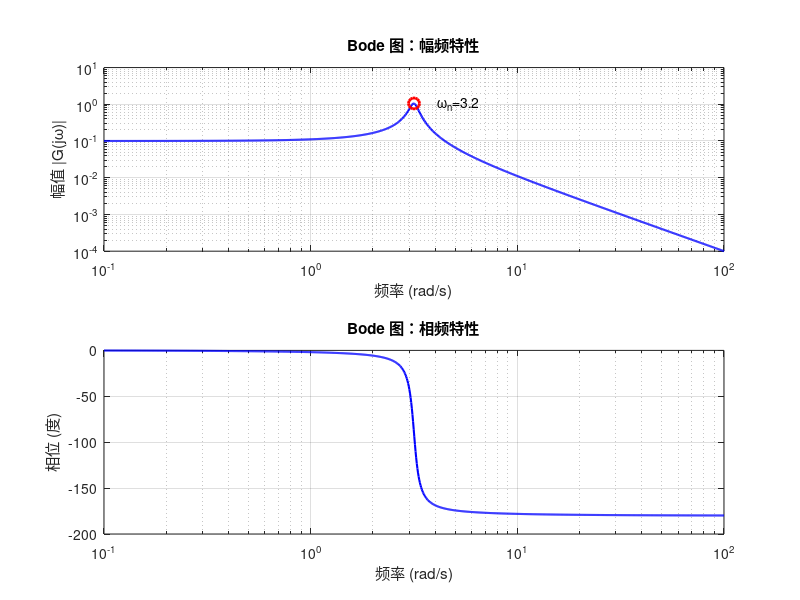
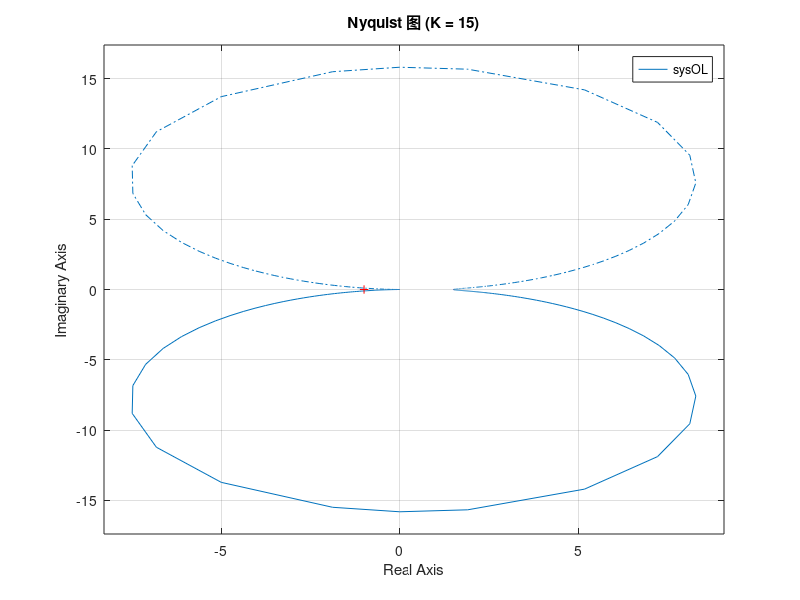
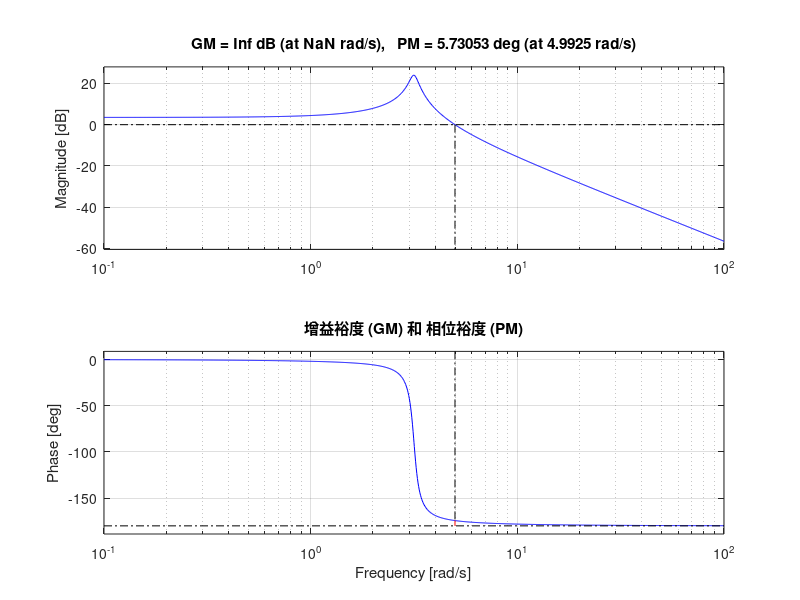
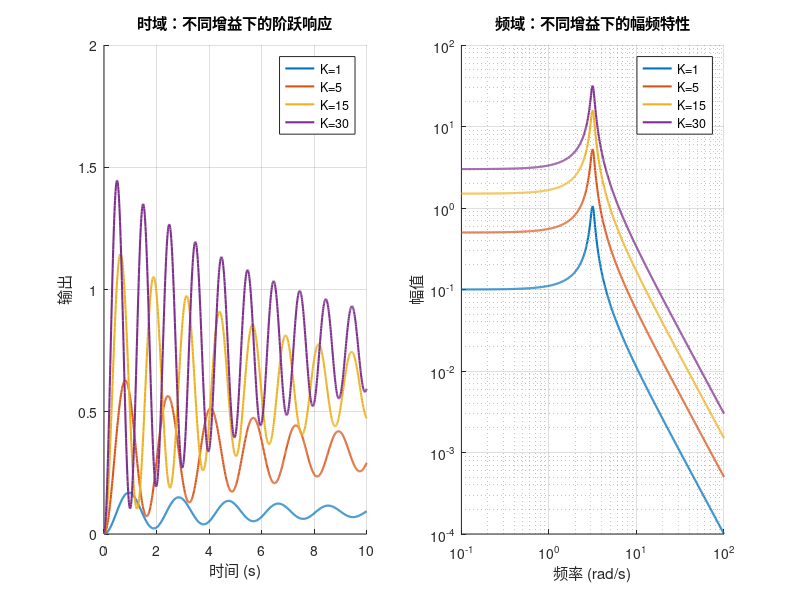

Reproduce these figures in MATLAB, in order.
%% ============================================================
% 教程 16：频域分析 — Bode图、Nyquist图与稳定裕度
%
% 【为什么需要频域分析？】
%   时域（阶跃响应）看的是"快不快、振不振"
%   频域看的是"系统对每个频率的正弦输入会怎么响应"
%
%   频域工具是控制工程师的"听诊器"：
%     - Bode图 → 看系统对不同频率的放大/衰减
%     - Nyquist图 → 判断闭环是否稳定
%     - 增益裕度(GM)和相位裕度(PM) → 量化稳定程度
%
% 【核心概念】
%   传递函数 G(s) → 令 s = jω → G(jω) = |G|∠θ
%     |G(jω)| = 幅值响应（输出幅值/输入幅值）
%     ∠G(jω)  = 相位响应（输出延迟角度）
% ============================================================

clear; close all;

fprintf('============================================\n');
fprintf('  教程 16：频域分析 — Bode / Nyquist / Nichols\n');
fprintf('============================================\n\n');

%% ===== 第 1 步：构建示例系统 =====

% 质量-弹簧-阻尼系统（二阶）
m = 1.0;  c = 0.3;  k = 10.0;

sys = tf([1], [m, c, k]);  % G(s) = 1/(s² + 0.3s + 10)

fprintf('【示例系统】质量-弹簧-阻尼\n');
fprintf('  G(s) = 1 / (s² + %.1fs + %.0f)\n', c, k);
fprintf('  自然频率 ωn = %.2f rad/s (%.2f Hz)\n', sqrt(k/m), sqrt(k/m)/(2*pi));
fprintf('  阻尼比 ζ = %.3f\n\n', c/(2*sqrt(m*k)));

%% ===== 第 2 步：Bode 图 — 最常用的频域工具 =====

figure('Name', 't16: Bode图', 'Position', [50, 50, 900, 600]);

% Bode 图是两幅图：幅频 + 相频
[mag, phase, w] = bode(sys);
mag = squeeze(mag);
phase = squeeze(phase);

subplot(2,1,1);
loglog(w, mag, 'b', 'LineWidth', 1.5); grid on;
ylabel('幅值 |G(jω)|'); xlabel('频率 (rad/s)');
title('Bode 图：幅频特性');

% 标注自然频率
[~, idx] = min(abs(w - sqrt(k/m)));
hold on; plot(w(idx), mag(idx), 'ro', 'MarkerSize', 8, 'LineWidth', 2);
text(w(idx)*1.3, mag(idx), sprintf('ω_n=%.1f', sqrt(k/m)), 'FontSize', 10);
hold off;

subplot(2,1,2);
semilogx(w, phase, 'b', 'LineWidth', 1.5); grid on;
ylabel('相位 (度)'); xlabel('频率 (rad/s)');
title('Bode 图：相频特性');

fprintf('【Bode 图解读】\n');
fprintf('  幅频：低频 → 幅值 ≈ 1/k = %.3f（稳态增益）\n', 1/k);
fprintf('        高频 → 幅值以 -40dB/dec 衰减（二阶系统特性）\n');
fprintf('  相频：低频 → 相位 ≈ 0°（同相）\n');
fprintf('        高频 → 相位 → -180°（反相，二阶极限）\n');
fprintf('  ω_n 处有谐振峰（阻尼比 ζ < 0.707 时出现）\n\n');

%% ===== 第 3 步：Nyquist 图 — 判断闭环稳定性 =====

figure('Name', 't16: Nyquist图', 'Position', [50, 50, 600, 500]);

% 创建开环传递函数（带增益，使得 Nyquist 图包裹 (-1,0) 点）
K = 15;
sysOL = K * sys;  % 开环传递函数

nyquist(sysOL); grid on;
title(sprintf('Nyquist 图 (K = %.0f)', K));

fprintf('【Nyquist 判据】\n');
fprintf('  开环 G(s) 稳定（极点全在 LHP）\n');
fprintf('  → 如果 Nyquist 曲线逆时针包围 (-1,0) 点 = 0 次 → 闭环稳定\n');
fprintf('  → 如果包围 (-1,0) 点 N 次 → 闭环有 N 个不稳定极点\n\n');

%% ===== 第 4 步：稳定裕度 — 量化"有多稳定" =====

figure('Name', 't16: 稳定裕度', 'Position', [50, 50, 800, 500]);

margin(sysOL);  % 自动标注 GM 和 PM
title('增益裕度 (GM) 和 相位裕度 (PM)');

[GM, PM, wcg, wcp] = margin(sysOL);

fprintf('【稳定裕度】\n');
fprintf('  增益裕度 GM = %.2f dB (%.2f 倍)\n', 20*log10(GM), GM);
fprintf('    → 增益可以再放大 %.1f 倍才失稳\n', GM);
fprintf('  相位裕度 PM = %.1f°\n', PM);
fprintf('    → 相位最多还能滞后 %.0f° 才失稳\n', PM);
fprintf('  穿越频率 ω_cp = %.2f rad/s（对应闭环带宽）\n', wcp);
fprintf('\n  工程经验值：\n');
fprintf('    GM > 6dB, PM > 30° → 可行但偏小\n');
fprintf('    GM > 10dB, PM > 45° → 良好的鲁棒性\n');
fprintf('    PM > 60° → 无超调的保守设计\n\n');

%% ===== 第 5 步：频域与时域的关系 =====

figure('Name', 't16: 频域-时域对比', 'Position', [50, 50, 900, 400]);

K_list = [1, 5, 15, 30];
t = 0:0.01:10;

subplot(1,2,1); hold on;
colors = lines(length(K_list));
for i = 1:length(K_list)
    sysCL = feedback(K_list(i)*sys, 1);
    [y, t] = step(sysCL, t);
    plot(t, y, 'Color', colors(i,:), 'LineWidth', 1.5);
end
hold off; grid on;
legend('K=1', 'K=5', 'K=15', 'K=30', 'Location', 'best');
title('时域：不同增益下的阶跃响应');
xlabel('时间 (s)'); ylabel('输出');

subplot(1,2,2); hold on;
GM_list = zeros(1, length(K_list));
PM_list = zeros(1, length(K_list));
for i = 1:length(K_list)
    [GM_list(i), PM_list(i)] = margin(K_list(i)*sys);
end
% 打印稳定裕度
fprintf('\n【不同增益下的稳定裕度】\n');
for i = 1:length(K_list)
    fprintf('  K=%.0f: GM=%.2f dB, PM=%.1f°\n', K_list(i), ...
        20*log10(GM_list(i)), PM_list(i));
end
fprintf('\n');
% 手动画出幅频对比
for i = 1:length(K_list)
    [mag_i, ~, w_i] = bode(K_list(i)*sys);
    mag_i = squeeze(mag_i);
    loglog(w_i, mag_i, 'Color', colors(i,:), 'LineWidth', 1.5);
end
grid on;
legend('K=1', 'K=5', 'K=15', 'K=30', 'Location', 'best');
title('频域：不同增益下的幅频特性');
xlabel('频率 (rad/s)'); ylabel('幅值');
set(gca, 'XScale', 'log', 'YScale', 'log');
hold off;

fprintf('========================================\n');
fprintf('  教程 16 完成！\n');
fprintf('========================================\n\n');

fprintf('【关键结论】\n');
fprintf('  1. Bode图 = 控制工程师的"心电图"\n');
fprintf('  2. GM/PM 越大 → 系统越稳定，但响应越慢\n');
fprintf('  3. 穿越频率 ≈ 闭环带宽 ≈ 响应速度\n');
fprintf('  4. 增益 K 越大 → 带宽越大 → 响应越快 → GM/PM 越小\n');
fprintf('  5. 频域设计的目标：在带宽和稳定裕度之间取得平衡\n');
fprintf('\n试着改 K 值，观察 Bode 图和阶跃响应的变化！\n');
